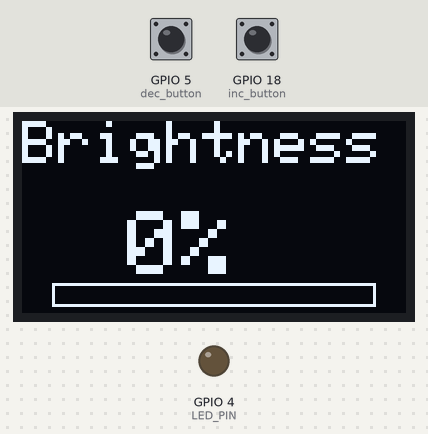
This sketch was run on a simulated ESP32. Parts: 128×64 one-colour display, output pins drawn as LEDs (lit = HIGH). The test bench sets the inputs (shaded band); at power-on: GPIO 18 (inc_button) HIGH, GPIO 5 (dec_button) HIGH.

Above: at 1.2 s.
1.3 s: GPIO 18 (inc_button) pulled LOW for 0.15 s
At 1.8 s:
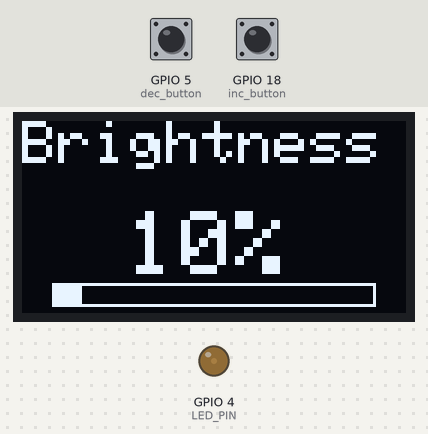
2.9 s: GPIO 5 (dec_button) pulled LOW for 0.15 s
At 4.1 s:
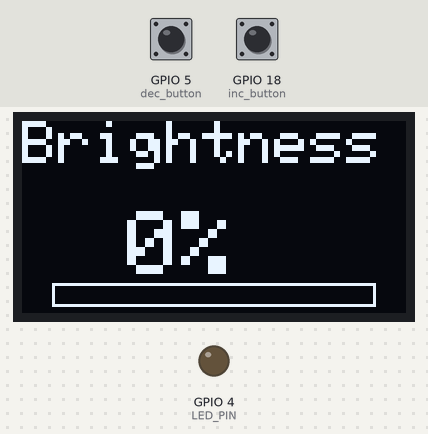
4.5 s: GPIO 18 (inc_button) pulled LOW for 1 s
At 5.4 s:
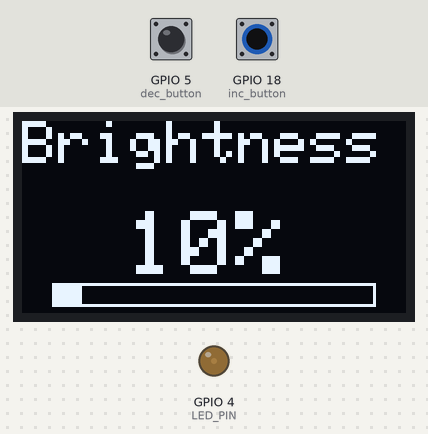
7.0 s: GPIO 5 (dec_button) pulled LOW for 1 s
At 8.5 s:
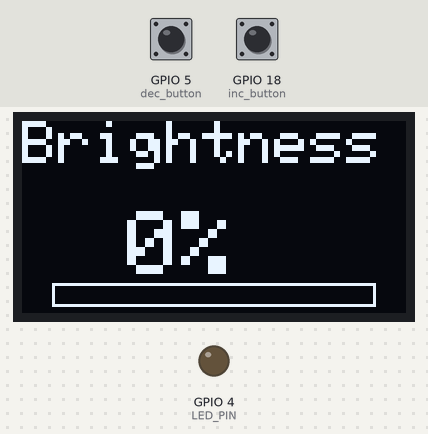
9.5 s: GPIO 18 (inc_button) pulsed LOW 5 times (0.12 s each, 0.3 s apart)
At 11.4 s:
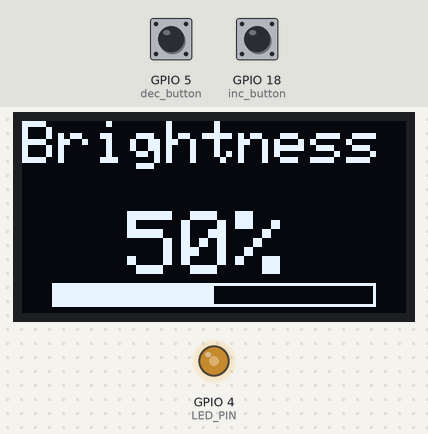
12.5 s: GPIO 18 (inc_button) pulled LOW for 0.15 s
At 13.9 s:
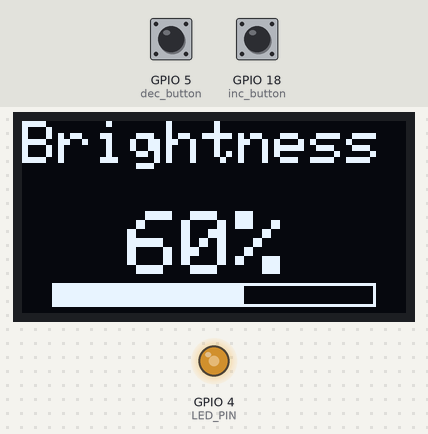
Timing chart, 0 to 15.1 s (numbered marks = the images above; inputs shaded):
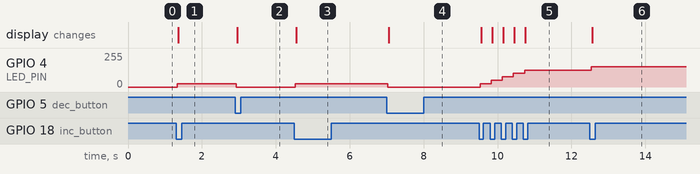

The sketch:

Button_Controlled_With_OLED_V4.ino
```cpp
#include <Wire.h>
#include <Adafruit_GFX.h>
#include <Adafruit_SSD1306.h>

//Screen dimensions
#define SCREEN_WIDTH 128
#define SCREEN_HEIGHT 64

Adafruit_SSD1306 display(SCREEN_WIDTH, SCREEN_HEIGHT, &Wire, -1);

//COnfiguring the buttons
#define LED_PIN 4
const int inc_button=18;
const int dec_button=5;

//PWM
const int frequency=5000;
const int resolution=8;

int brightnessPercent=0;
int brightness=0;

//States
bool incCurrent=HIGH;
bool incPrevious=HIGH;

bool decCurrent=HIGH;
bool decPrevious=HIGH;

void updateDisplay()
{
  display.clearDisplay();

  display.setTextSize(2);
  display.setCursor(0, 0);
  display.setTextColor(SSD1306_WHITE);

  int percent=brightness*100/255;

  display.println("Brightness");

  display.setTextSize(3);
  display.setCursor(35, 30);
  display.print(brightnessPercent);
  display.print("%");

  display.drawRect(10, 54, 108, 8, SSD1306_WHITE);
  int barWidth=brightnessPercent*108/100;
  display.fillRect(10, 54, barWidth, 8, SSD1306_WHITE);

  display.display();

}

void setup() {
  Serial.begin(115200);
  if(!display.begin(SSD1306_SWITCHCAPVCC, 0x3C))
  {
    Serial.println("OLED failed");
    while(true);
  }
  pinMode(inc_button, INPUT_PULLUP);
  pinMode(dec_button, INPUT_PULLUP);

  ledcAttach(LED_PIN, frequency, resolution);
  ledcWrite(LED_PIN, brightness);

  updateDisplay();

}

void loop() {
  incCurrent=digitalRead(inc_button);
  decCurrent=digitalRead(dec_button);

  if(incPrevious==HIGH && incCurrent==LOW)
  {
    delay(30);

    if (digitalRead(inc_button) == LOW)
    {
      brightnessPercent+=10;
      if(brightnessPercent>100)
        brightnessPercent=100;

      brightness=brightnessPercent*255/100;
      ledcWrite(LED_PIN, brightness);
      updateDisplay();
    }
  }

  if(decPrevious==HIGH && decCurrent==LOW)
  {
    delay(30);
    if(digitalRead(dec_button) == LOW)
    {
      brightnessPercent-=10;
      if(brightnessPercent<0)
        brightnessPercent=0;

      brightness=brightnessPercent*255/100;
      ledcWrite(LED_PIN, brightness);
      updateDisplay();
      delay(30);
    }
  }

  incPrevious=incCurrent;
  decPrevious=decCurrent;

}
```

Measured:
- after the input at 1.3 s, GPIO 4 (LED_PIN): 0/255 → 25/255 at once; the display: changes after 0.06 s (image 1)
- after the input at 2.9 s, GPIO 4 (LED_PIN): 25/255 → 0/255 at once; the display: changes after 0.06 s (image 2)
- after the input at 4.5 s, GPIO 4 (LED_PIN): 0/255 → 25/255 at once; the display: changes after 0.06 s (image 3)
- after the input at 7.0 s, GPIO 4 (LED_PIN): 25/255 → 0/255 at once; the display: changes after 0.06 s (image 4)
- after the input at 9.5 s, GPIO 4 (LED_PIN): moves from 0/255 to 127/255 over 1.2 s, starting at once; the display: first changes after 0.06 s (image 5 shows a later state)
- after the input at 12.5 s, GPIO 4 (LED_PIN): 127/255 → 152/255 at once; the display: changes after 0.06 s (image 6)
